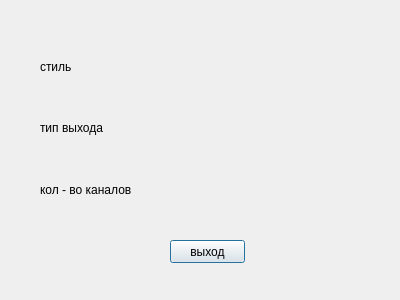
<?xml version="1.0" encoding="UTF-8"?>
<ui version="4.0">
 <class>saved</class>
 <widget class="QDialog" name="saved">
  <property name="geometry">
   <rect>
    <x>0</x>
    <y>0</y>
    <width>400</width>
    <height>300</height>
   </rect>
  </property>
  <property name="windowTitle">
   <string>Данные сохранены</string>
  </property>
  <widget class="QPushButton" name="pushButton">
   <property name="geometry">
    <rect>
     <x>170</x>
     <y>240</y>
     <width>75</width>
     <height>23</height>
    </rect>
   </property>
   <property name="text">
    <string>выход</string>
   </property>
  </widget>
  <widget class="QLabel" name="label_1">
   <property name="geometry">
    <rect>
     <x>170</x>
     <y>60</y>
     <width>211</width>
     <height>16</height>
    </rect>
   </property>
   <property name="text">
    <string/>
   </property>
  </widget>
  <widget class="QLabel" name="label_2">
   <property name="geometry">
    <rect>
     <x>160</x>
     <y>115</y>
     <width>211</width>
     <height>21</height>
    </rect>
   </property>
   <property name="text">
    <string/>
   </property>
  </widget>
  <widget class="QLabel" name="label">
   <property name="geometry">
    <rect>
     <x>160</x>
     <y>180</y>
     <width>221</width>
     <height>21</height>
    </rect>
   </property>
   <property name="text">
    <string/>
   </property>
  </widget>
  <widget class="QLabel" name="label_3">
   <property name="geometry">
    <rect>
     <x>40</x>
     <y>180</y>
     <width>121</width>
     <height>20</height>
    </rect>
   </property>
   <property name="text">
    <string>кол - во каналов</string>
   </property>
  </widget>
  <widget class="QLabel" name="label_4">
   <property name="geometry">
    <rect>
     <x>40</x>
     <y>60</y>
     <width>47</width>
     <height>13</height>
    </rect>
   </property>
   <property name="text">
    <string>стиль</string>
   </property>
  </widget>
  <widget class="QLabel" name="label_5">
   <property name="geometry">
    <rect>
     <x>40</x>
     <y>120</y>
     <width>111</width>
     <height>16</height>
    </rect>
   </property>
   <property name="text">
    <string>тип выхода</string>
   </property>
  </widget>
 </widget>
 <resources/>
 <connections/>
</ui>
